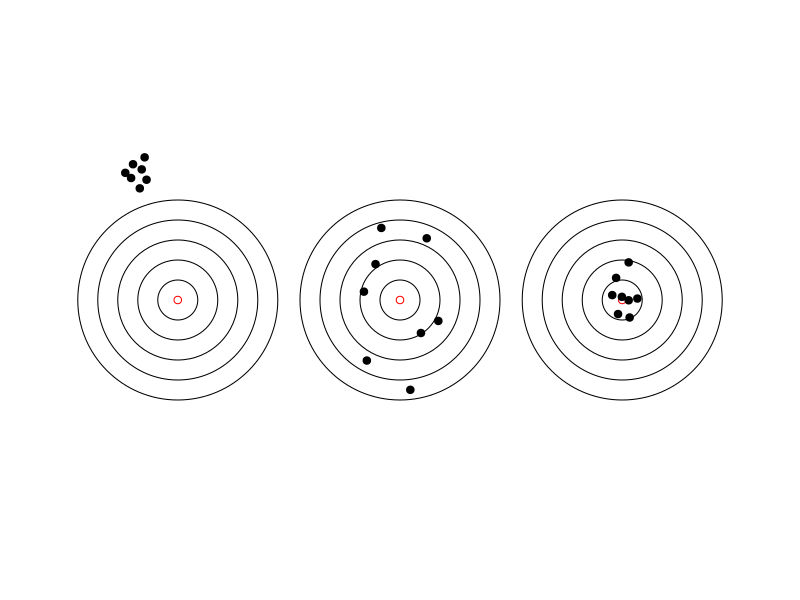
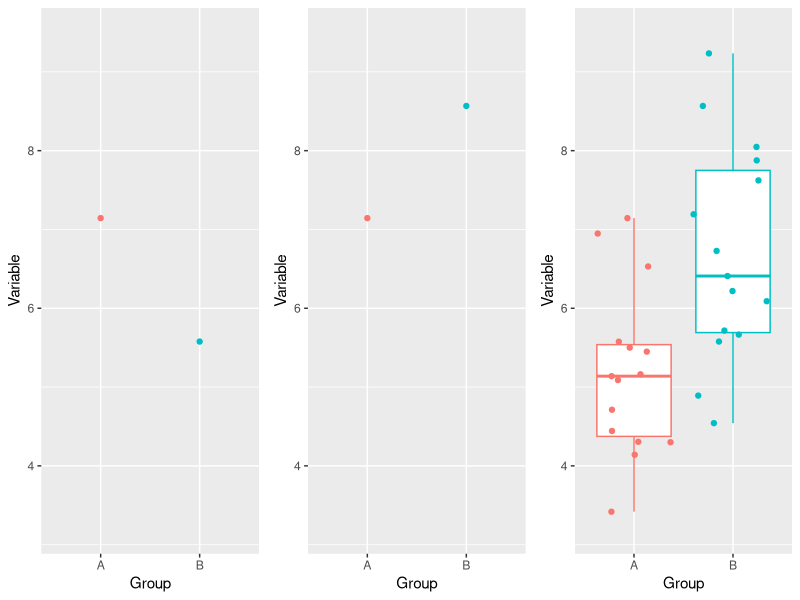
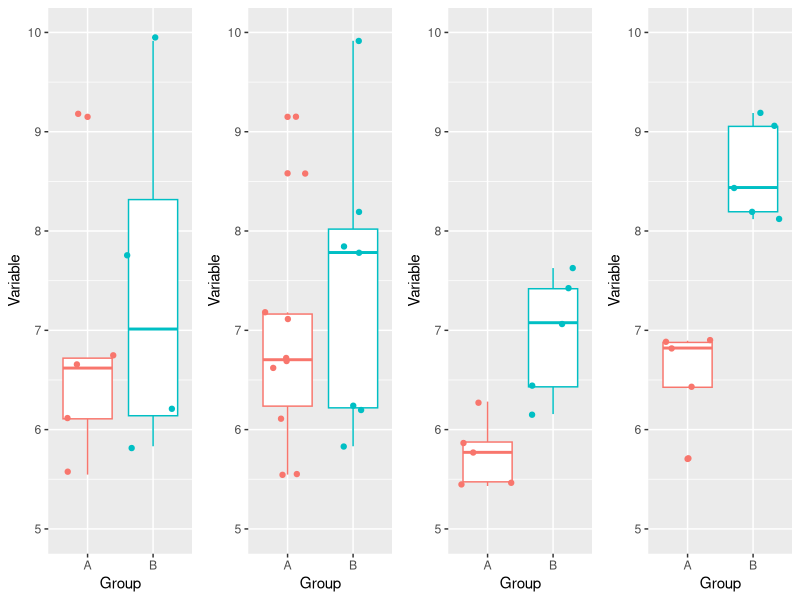

The R source for these figures, in order:
## ---- chunk 1

par(mar = c(0, 0, 0, 0))
par(oma = c(0, 0, 0, 0))
plot(0, type = "n",
     xlim = c(0, 4),
     ylim = c(0.4, 0.6),
     xlab = "", ylab = "",
     bty = "n",
     xaxt = "n", yaxt = "n")
symbols(rep(0.8, 5), rep(0.5, 5), circle = seq(0.2, 1, 0.2), add = TRUE)
symbols(rep(2, 5), rep(0.5, 5), circle = seq(0.2, 1, 0.2), add = TRUE)
symbols(rep(3.2, 5), rep(0.5, 5), circle = seq(0.2, 1, 0.2), add = TRUE)
points(c(0.8, 2, 3.2), rep(0.5, 3), col = "red")

i <- structure(list(x = c(0.516619968696257, 0.55835829259338,
                          0.620965778439064, 0.605313906977643,
                          0.594879326003362, 0.547923711619099,
                          0.631400359413345),
                    y = c(0.545776161348983, 0.548875847247479,
                          0.551355595966275, 0.547016035708382,
                          0.540196726731691, 0.543916349809886,
                          0.543296412630187)), .Names = c("x", "y"))
points(i$x, i$y, pch = 19)

j <- structure(list(x = c(1.89920194778845, 2.14441460068404,
                          2.20702208652973, 2.05572066240266,
                          1.82094259048134, 1.80529071901992,
                          1.86789820486561, 2.1131108577612),
                    y = c(0.525938171598611, 0.522218548520417,
                          0.492461563894859, 0.467664076706894,
                          0.478203008761779, 0.503000495949744,
                          0.51291949082493, 0.488122003636965)), .Names = c("x", "y"))
points(j$x, j$y, pch = 19)

k <- structure(list(x = c(3.14613437421499, 3.16700353616355,
                          3.23482831249638, 3.19830727908639,
                          3.17743811713783, 3.24004560298352,
                          3.28178392688064, 3.23482831249638),
                    y = c(0.501760621590346, 0.507959993387337,
                          0.513539428004629, 0.501140684410646,
                          0.494941312613655, 0.493701438254257,
                          0.500520747230947, 0.499900810051248)),
               .Names = c("x", "y"))
points(k$x, k$y, pch = 19)
## ---- chunk 2
set.seed(123)
A <- rnorm(15, 5, 1.25)
B <- rnorm(15, 7, 1.25)
x <- data.frame(Variable = c(A, B),
                Group = rep(LETTERS[1:2], each = 15))

xi <- x[c(6, 29), ]
xj <- x[c(6, 30), ]

library(ggplot2)
library(gridExtra)

.ylim <- ylim(3.2, 9.5)

p1 <- ggplot(aes(y = Variable, x = Group, colour = Group), data = xi) +
    geom_point() + .ylim+ theme(legend.position="none")
p2 <- ggplot(aes(y = Variable, x = Group, colour = Group), data = xj) +
    geom_point() + .ylim + theme(legend.position="none")
p3 <- ggplot(aes(y = Variable, x = Group, colour = Group), data = x) +
    geom_boxplot() + geom_jitter() + .ylim + theme(legend.position="none")
grid.arrange(p1, p2, p3, ncol = 3)
## ---- chunk 3
rnorm(n = 5, mean = 5, sd = 1.25)
summary(rnorm(n = 25, mean = 5, sd = 1.25))
summary(rnorm(n = 25, mean = 7, sd = 2))
## ---- chunk 4
set.seed(123)
A <- rnorm(5, 6.5, 1.7)
B <- rnorm(5, 7, 1.7)
x <- data.frame(Variable = c(A, B),
                Group = rep(LETTERS[1:2], each = 5))

.ylim <- ylim(5, 10)

A <- rnorm(5, 6.5, 1.7)
B <- rnorm(5, 7, 1.7)
x2 <- data.frame(Variable = c(A, B),
                Group = rep(LETTERS[1:2], each = 5))
x2 <- rbind(x, x2)

A <- rnorm(5, 6.5, 1)
B <- rnorm(5, 7, 0.5)

x3 <- data.frame(Variable = c(A, B),
                Group = rep(LETTERS[1:2], each = 5))

A <- rnorm(5, 6, 1)
B <- rnorm(5, 8.5, 1)
x4 <- data.frame(Variable = c(A, B),
                Group = rep(LETTERS[1:2], each = 5))

p1 <- ggplot(aes(y = Variable, x = Group, colour = Group), data = x) +
    geom_boxplot() + geom_jitter() + theme(legend.position="none") + .ylim
p2 <- ggplot(aes(y = Variable, x = Group, colour = Group), data = x2) +
    geom_boxplot() + geom_jitter() + theme(legend.position="none") + .ylim
p3 <- ggplot(aes(y = Variable, x = Group, colour = Group), data = x3) +
    geom_boxplot() + geom_jitter() + theme(legend.position="none") + .ylim
p4 <- ggplot(aes(y = Variable, x = Group, colour = Group), data = x4) +
    geom_boxplot() + geom_jitter() + theme(legend.position="none") + .ylim

grid.arrange(p1, p2, p3, p4, ncol = 4)
## ---- chunk 5
power.t.test(delta = 2, sd = 1,
             sig.level = 0.01, power = 0.9)
